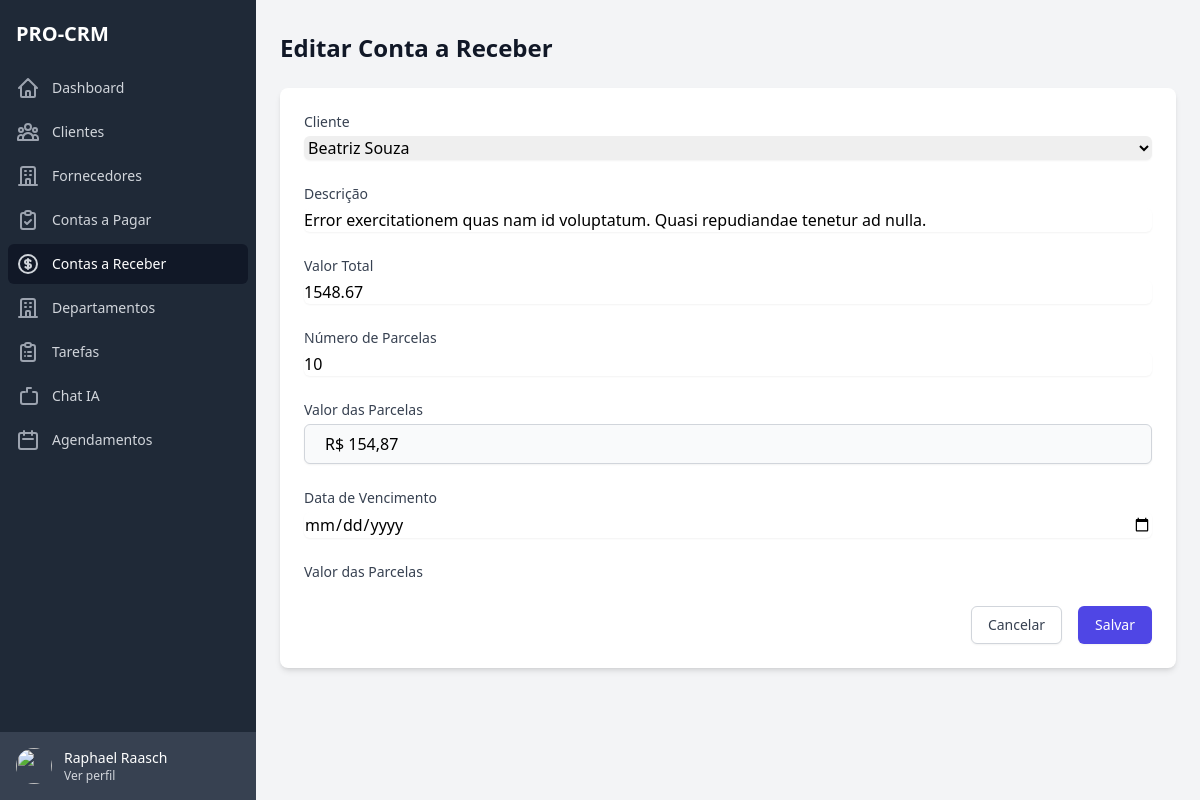
/billings/receivable/15/edit/ (signed in), run on the app's committed database.
### apps/accounts/models.py (models this page shows, shortened)
class CustomUser(AbstractUser):
    id = models.UUIDField(primary_key=True, default=uuid.uuid4, editable=False)
    enterprise = models.ForeignKey(Enterprise, on_delete=models.CASCADE, null=True, blank=True)
    cpf = models.CharField(
        max_length=14,
        blank=True,
        null=True,
        verbose_name='CPF',
        help_text='Digite o CPF no formato XXX.XXX.XXX-XX'
    )
    phone = models.CharField(
        max_length=15,
        blank=True,
        null=True,
        verbose_name='Telefone',
        help_text='Digite o telefone no formato (XX) XXXXX-XXXX'
    )
    photo = models.ImageField(upload_to='users/photos/', null=True, blank=True, verbose_name='Foto')
    groups = models.ManyToManyField(
        'auth.Group',
        verbose_name='groups',
        blank=True,
        help_text='The groups this user belongs to. A user will get all permissions granted to each of their groups.',
        related_name='custom_user_set',
        related_query_name='custom_user'
    )
    user_permissions = models.ManyToManyField(
        'auth.Permission',
        verbose_name='user permissions',
        blank=True,
        help_text='Specific permissions for this user.',
        related_name='custom_user_set',
        related_query_name='custom_user'
    )
    is_active = models.BooleanField(default=True)
    is_staff = models.BooleanField(default=False)
    is_superuser = models.BooleanField(default=False)
    created_at = models.DateTimeField(auto_now_add=True)
    updated_at = models.DateTimeField(auto_now=True)
    is_admin = models.BooleanField(default=True)
    class Meta:
        verbose_name = 'Usuário'
        verbose_name_plural = 'Usuários'
        ordering = ['username']

### apps/billings/models.py (models this page shows, shortened)
class BillingReceivable(BaseModel):
    STATUS_CHOICES = [
        ('pending', 'Pendente'),
        ('paid', 'Pago'),
        ('overdue', 'Atrasado'),
        ('settled', 'Liquidado'),
    ]
    enterprise = models.ForeignKey(Enterprise, on_delete=models.CASCADE)
    client = models.ForeignKey(Client, on_delete=models.CASCADE)
    description = models.CharField(max_length=255)
    total_value = models.DecimalField(max_digits=10, decimal_places=2)
    installment_count = models.PositiveIntegerField(default=1)
    installment_value = models.DecimalField(max_digits=10, decimal_places=2)
    due_date = models.DateField()
    status = models.CharField(max_length=20, choices=STATUS_CHOICES, default='pending')
    settlement_date = models.DateField(null=True, blank=True)
    settled_value = models.DecimalField(max_digits=10, decimal_places=2, default=0)
    pending_value = models.DecimalField(max_digits=10, decimal_places=2)
    created_at = models.DateTimeField(auto_now_add=True)
    updated_at = models.DateTimeField(auto_now=True)
    class Meta:
        verbose_name = 'Conta a Receber'
        verbose_name_plural = 'Contas a Receber'
        ordering = ['due_date']

### apps/billings/views.py (the view)
# urls.py: path('receivable/<int:pk>/edit/', views.receivable_edit, name='receivable_edit'),
@login_required
def receivable_edit(request, pk):
    billing = get_object_or_404(BillingReceivable, pk=pk, enterprise=request.user.enterprise)
    if request.method == 'POST':
        form = BillingReceivableForm(request.POST, instance=billing)
        if form.is_valid():
            form.save()
            messages.success(request, 'Conta a receber atualizada com sucesso!')
            return redirect('billings:receivable_list')
    else:
        form = BillingReceivableForm(instance=billing)
        form.fields['client'].queryset = Client.objects.filter(enterprise=request.user.enterprise, is_active=True)
    return render(request, 'billings/pages/receivable_form.html', {
        'form': form,
        'billing': billing,
        'title': 'Editar Conta a Receber'
    })

### templates/billings/pages/receivable_form.html (shortened to what this page needs)
{% extends 'base.html' %}
{% load static %}
{% block content %}
<div class="flex h-screen bg-gray-100">
    {% include 'includes/sidebar.html' %}
    <div class="flex-1 flex flex-col overflow-hidden">
        <main class="flex-1 overflow-x-hidden overflow-y-auto bg-gray-100">
            <div class="container mx-auto px-6 py-8">
                <div class="flex justify-between items-center mb-6">
                    <h1 class="text-2xl font-semibold text-gray-900">{% if billing %}Editar{% else %}Nova{% endif %} Conta a Receber</h1>
                </div>
                <div class="bg-white rounded-lg shadow-md p-6">
                    <form method="POST">
                        <div class="grid grid-cols-1 gap-6">
                            <div>
                                <label for="{{ form.client.id_for_label }}" class="block text-sm font-medium text-gray-700">Cliente</label>
                                {{ form.client }}
                            </div>
                            <div>
                                <label for="{{ form.description.id_for_label }}" class="block text-sm font-medium text-gray-700">Descrição</label>
                                {{ form.description }}
                            </div>
                            <div>
                                <label for="{{ form.total_value.id_for_label }}" class="block text-sm font-medium text-gray-700">Valor Total</label>
                                {{ form.total_value }}
                            </div>
                            <div>
                                <label for="{{ form.installment_count.id_for_label }}" class="block text-sm font-medium text-gray-700">Número de Parcelas</label>
                                {{ form.installment_count }}
                            </div>
                            <div>
                                <label for="{{ form.due_date.id_for_label }}" class="block text-sm font-medium text-gray-700">Data de Vencimento</label>
                                {{ form.due_date }}
                            </div>
                            <div>
                                <label for="{{ form.installment_value.id_for_label }}" class="block text-sm font-medium text-gray-700">Valor das Parcelas</label>
                            </div>
                        </div>
                        <div class="mt-6 flex justify-end space-x-4">
                            <a href="{% url 'billings:receivable_list' %}" class="px-4 py-2 border border-gray-300 rounded-md shadow-sm text-sm font-medium text-gray-700 bg-white hover:bg-gray-50 focus:outline-none focus:ring-2 focus:ring-offset-2 focus:ring-indigo-500">
                                Cancelar
                            </a>
                            <button type="submit" class="px-4 py-2 border border-transparent rounded-md shadow-sm text-sm font-medium text-white bg-indigo-600 hover:bg-indigo-700 focus:outline-none focus:ring-2 focus:ring-offset-2 focus:ring-indigo-500">
                                Salvar
                            </button>
                        </div>
                    </form>
                </div>
            </div>
        </main>
    </div>
</div>
{% endblock %}

### templates/includes/sidebar.html
{% load static %}
<div class="hidden md:flex md:flex-shrink-0">
    <div class="flex flex-col w-64">
        <div class="flex flex-col h-0 flex-1 bg-gray-800">
            <div class="flex-1 flex flex-col pt-5 pb-4 overflow-y-auto">
                <div class="flex items-center flex-shrink-0 px-4">
                    <h1 class="text-xl font-bold text-white">PRO-CRM</h1>
                </div>
                <nav class="mt-5 flex-1 px-2 bg-gray-800 space-y-1">
                    <a href="{% url 'dashboard:home' %}" class="group flex items-center px-2 py-2 text-sm font-medium rounded-md {% if request.resolver_match.url_name == 'home' %}bg-gray-900 text-white{% else %}text-gray-300 hover:bg-gray-700 hover:text-white{% endif %}">
                        <svg class="mr-3 h-6 w-6 {% if request.resolver_match.url_name == 'home' %}text-gray-300{% else %}text-gray-400 group-hover:text-gray-300{% endif %}" xmlns="http://www.w3.org/2000/svg" fill="none" viewBox="0 0 24 24" stroke="currentColor">
                            <path stroke-linecap="round" stroke-linejoin="round" stroke-width="2" d="M3 12l2-2m0 0l7-7 7 7M5 10v10a1 1 0 001 1h3m10-11l2 2m-2-2v10a1 1 0 01-1 1h-3m-6 0a1 1 0 001-1v-4a1 1 0 011-1h2a1 1 0 011 1v4a1 1 0 001 1m-6 0h6" />
                        </svg>
                        Dashboard
                    </a>
                    <a href="{% url 'clients:list' %}" class="group flex items-center px-2 py-2 text-sm font-medium rounded-md {% if request.resolver_match.app_name == 'clients' %}bg-gray-900 text-white{% else %}text-gray-300 hover:bg-gray-700 hover:text-white{% endif %}">
                        <svg class="mr-3 h-6 w-6 {% if request.resolver_match.app_name == 'clients' %}text-gray-300{% else %}text-gray-400 group-hover:text-gray-300{% endif %}" xmlns="http://www.w3.org/2000/svg" fill="none" viewBox="0 0 24 24" stroke="currentColor">
                            <path stroke-linecap="round" stroke-linejoin="round" stroke-width="2" d="M17 20h5v-2a3 3 0 00-5.356-1.857M17 20H7m10 0v-2c0-.656-.126-1.283-.356-1.857M7 20H2v-2a3 3 0 015.356-1.857M7 20v-2c0-.656.126-1.283.356-1.857m0 0a5.002 5.002 0 019.288 0M15 7a3 3 0 11-6 0 3 3 0 016 0zm6 3a2 2 0 11-4 0 2 2 0 014 0zM7 10a2 2 0 11-4 0 2 2 0 014 0z" />
                        </svg>
                        Clientes
                    </a>
                    <a href="{% url 'suppliers:list' %}" class="group flex items-center px-2 py-2 text-sm font-medium rounded-md {% if request.resolver_match.app_name == 'suppliers' %}bg-gray-900 text-white{% else %}text-gray-300 hover:bg-gray-700 hover:text-white{% endif %}">
                        <svg class="mr-3 h-6 w-6 {% if request.resolver_match.app_name == 'suppliers' %}text-gray-300{% else %}text-gray-400 group-hover:text-gray-300{% endif %}" xmlns="http://www.w3.org/2000/svg" fill="none" viewBox="0 0 24 24" stroke="currentColor">
                            <path stroke-linecap="round" stroke-linejoin="round" stroke-width="2" d="M19 21V5a2 2 0 00-2-2H7a2 2 0 00-2 2v16m14 0h2m-2 0h-5m-9 0H3m2 0h5M9 7h1m-1 4h1m4-4h1m-1 4h1m-5 10v-5a1 1 0 011-1h2a1 1 0 011 1v5m-4 0h4" />
                        </svg>
                        Fornecedores
                    </a>
                    <a href="{% url 'billings:payable_list' %}" class="group flex items-center px-2 py-2 text-sm font-medium rounded-md {% if request.resolver_match.app_name == 'billings' and 'payable' in request.path %}bg-gray-900 text-white{% else %}text-gray-300 hover:bg-gray-700 hover:text-white{% endif %}">
                        <svg class="mr-3 h-6 w-6 {% if request.resolver_match.app_name == 'billings' and 'payable' in request.path %}text-gray-300{% else %}text-gray-400 group-hover:text-gray-300{% endif %}" xmlns="http://www.w3.org/2000/svg" fill="none" viewBox="0 0 24 24" stroke="currentColor">
                            <path stroke-linecap="round" stroke-linejoin="round" stroke-width="2" d="M9 5H7a2 2 0 00-2 2v12a2 2 0 002 2h10a2 2 0 002-2V7a2 2 0 00-2-2h-2M9 5a2 2 0 002 2h2a2 2 0 002-2M9 5a2 2 0 012-2h2a2 2 0 012 2m-6 9l2 2 4-4" />
                        </svg>
                        Contas a Pagar
                    </a>
                    <a href="{% url 'billings:receivable_list' %}" class="group flex items-center px-2 py-2 text-sm font-medium rounded-md {% if request.resolver_match.app_name == 'billings' and 'receivable' in request.path %}bg-gray-900 text-white{% else %}text-gray-300 hover:bg-gray-700 hover:text-white{% endif %}">
                        <svg class="mr-3 h-6 w-6 {% if request.resolver_match.app_name == 'billings' and 'receivable' in request.path %}text-gray-300{% else %}text-gray-400 group-hover:text-gray-300{% endif %}" xmlns="http://www.w3.org/2000/svg" fill="none" viewBox="0 0 24 24" stroke="currentColor">
                            <path stroke-linecap="round" stroke-linejoin="round" stroke-width="2" d="M12 8c-1.657 0-3 .895-3 2s1.343 2 3 2 3 .895 3 2-1.343 2-3 2m0-8c1.11 0 2.08.402 2.599 1M12 8V7m0 1v8m0 0v1m0-1c-1.11 0-2.08-.402-2.599-1M21 12a9 9 0 11-18 0 9 9 0 0118 0z" />
                        </svg>
                        Contas a Receber
                    </a>
                    <a href="{% url 'department:list' %}" class="group flex items-center px-2 py-2 text-sm font-medium rounded-md {% if request.resolver_match.app_name == 'department' %}bg-gray-900 text-white{% else %}text-gray-300 hover:bg-gray-700 hover:text-white{% endif %}">
                        <svg class="mr-3 h-6 w-6 {% if request.resolver_match.app_name == 'department' %}text-gray-300{% else %}text-gray-400 group-hover:text-gray-300{% endif %}" xmlns="http://www.w3.org/2000/svg" fill="none" viewBox="0 0 24 24" stroke="currentColor">
                            <path stroke-linecap="round" stroke-linejoin="round" stroke-width="2" d="M19 21V5a2 2 0 00-2-2H7a2 2 0 00-2 2v16m14 0h2m-2 0h-5m-9 0H3m2 0h5M9 7h1m-1 4h1m4-4h1m-1 4h1m-5 10v-5a1 1 0 011-1h2a1 1 0 011 1v5m-4 0h4" />
                        </svg>
                        Departamentos
                    </a>
                    <a href="{% url 'tasks:kanban' %}" class="group flex items-center px-2 py-2 text-sm font-medium rounded-md {% if request.resolver_match.app_name == 'tasks' %}bg-gray-900 text-white{% else %}text-gray-300 hover:bg-gray-700 hover:text-white{% endif %}">
                        <svg class="mr-3 h-6 w-6 {% if request.resolver_match.app_name == 'tasks' %}text-gray-300{% else %}text-gray-400 group-hover:text-gray-300{% endif %}" xmlns="http://www.w3.org/2000/svg" fill="none" viewBox="0 0 24 24" stroke="currentColor">
                            <path stroke-linecap="round" stroke-linejoin="round" stroke-width="2" d="M9 5H7a2 2 0 00-2 2v12a2 2 0 002 2h10a2 2 0 002-2V7a2 2 0 00-2-2h-2M9 5a2 2 0 002 2h2a2 2 0 002-2M9 5a2 2 0 012-2h2a2 2 0 012 2m-3 7h3m-3 4h3m-6-4h.01M9 16h.01" />
                        </svg>
                        Tarefas
                    </a>
                    <a href="{% url 'chat:chat' %}" class="group flex items-center px-2 py-2 text-sm font-medium rounded-md {% if request.resolver_match.app_name == 'chat' %}bg-gray-900 text-white{% else %}text-gray-300 hover:bg-gray-700 hover:text-white{% endif %}">
                        <svg class="mr-3 h-6 w-6 {% if request.resolver_match.app_name == 'chat' %}text-gray-300{% else %}text-gray-400 group-hover:text-gray-300{% endif %}" xmlns="http://www.w3.org/2000/svg" fill="none" viewBox="0 0 24 24" stroke="currentColor">
                            <path stroke-linecap="round" stroke-linejoin="round" stroke-width="2" d="M17 8h2a2 2 0 012 2v8a2 2 0 01-2 2H7a2 2 0 01-2-2V10a2 2 0 012-2h2m6-4h-4m0 0V4m0 0v4" />
                        </svg>
                        Chat IA
                    </a>
                    <a href="{% url 'appointment:fullcalendar' %}" class="group flex items-center px-2 py-2 text-sm font-medium rounded-md {% if request.resolver_match.app_name == 'appointments' %}bg-gray-900 text-white{% else %}text-gray-300 hover:bg-gray-700 hover:text-white{% endif %}">
                        <svg class="mr-3 h-6 w-6 {% if request.resolver_match.app_name == 'appointments' %}text-gray-300{% else %}text-gray-400 group-hover:text-gray-300{% endif %}" xmlns="http://www.w3.org/2000/svg" fill="none" viewBox="0 0 24 24" stroke="currentColor">
                            <path stroke-linecap="round" stroke-linejoin="round" stroke-width="2" d="M8 7V3m8 4V3m-9 8h10M5 21h14a2 2 0 002-2V7a2 2 0 00-2-2H5a2 2 0 00-2 2v12a2 2 0 002 2z" />
                        </svg>
                        Agendamentos
                    </a>
                </nav>
            </div>
            <div class="flex-shrink-0 flex bg-gray-700 p-4">
                <a href="#" class="flex-shrink-0 w-full group block">
                    <div class="flex items-center">
                        <div>
                            <img class="inline-block h-9 w-9 rounded-full" src="https://images.unsplash.com/photo-1472099645785-5658abf4ff4e?ixlib=rb-1.2.1&ixid=eyJhcHBfaWQiOjEyMDd9&auto=format&fit=facearea&facepad=2&w=256&h=256&q=80" alt="">
                        </div>
                        <div class="ml-3">
                            <p class="text-sm font-medium text-white">
                                {{ request.user.get_full_name }}
                            </p>
                            <p class="text-xs font-medium text-gray-300 group-hover:text-gray-200">
                                Ver perfil
                            </p>
                        </div>
                    </div>
                </a>
            </div>
        </div>
    </div>
</div>

### data on the page
CustomUser: user.get_full_name "Raphael Raasch"
BillingReceivable: client "Beatriz Souza", description "Error exercitationem quas nam id voluptatum. Quasi repudiandae tenetur ad nulla.", total_value "1548.67", installment_count "10"
